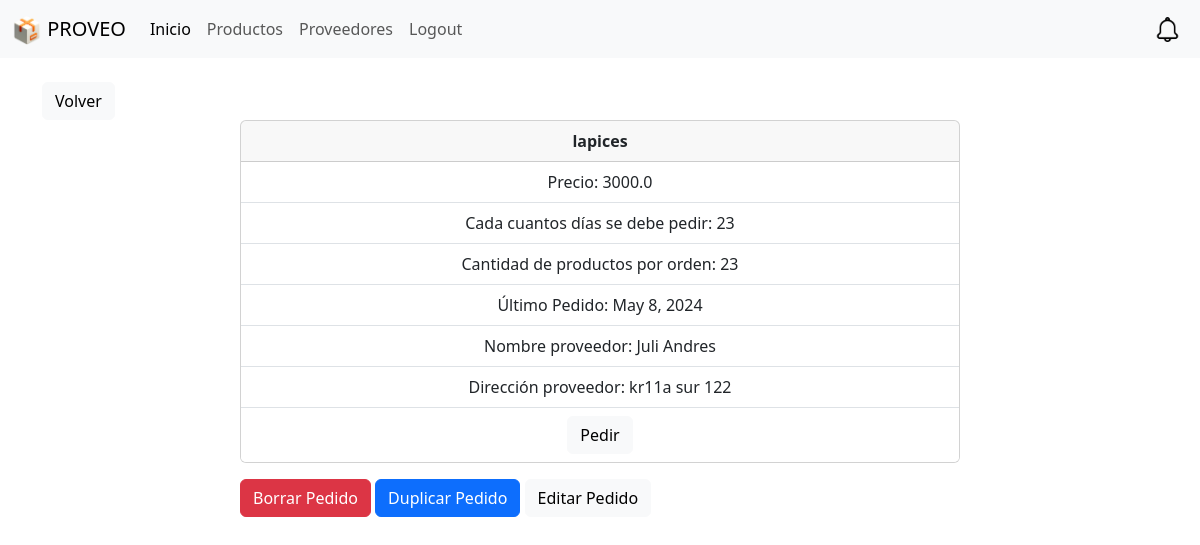
/producto/24 (signed in), run on an earlier commit of the app's database.
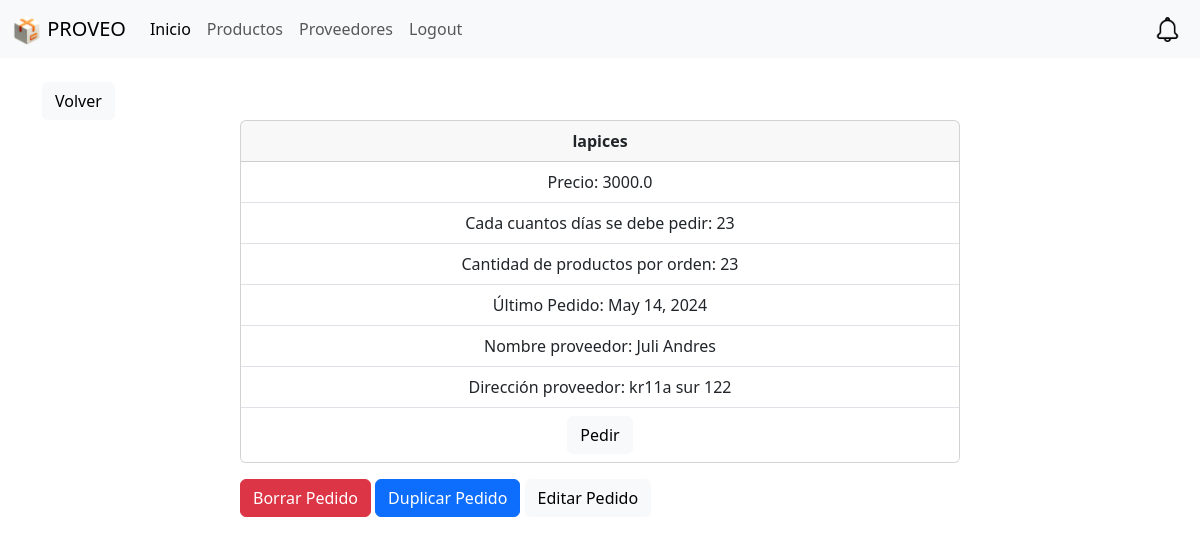
And on a later commit of the database.
### website/models.py (models this page shows, shortened)
class Producto(models.Model):
    nombre = models.CharField(max_length=50)
    precio = models.FloatField()
    descripcion = models.CharField(max_length=50)
    proveedor = models.ForeignKey(Proveedor, on_delete=models.CASCADE)
    cadaCuantosDias = models.IntegerField(default=0)
    cantidadPorOrden = models.IntegerField(default=0)
    fecha_registro = models.DateField(auto_now_add=True)
    userAsignado = models.ForeignKey(User, on_delete=models.CASCADE, default=1)
    ultimoPedido = models.DateField()

class Proveedor(models.Model):
    nombre = models.CharField(max_length=50)
    direccion = models.CharField(max_length=50)
    ciudad = models.CharField(max_length=50)
    telefono = models.CharField(max_length=50)
    email = models.CharField(max_length=50)
    userAsignado = models.ForeignKey(User, on_delete=models.CASCADE, default=1)

### website/views.py (the view)
# urls.py: path('producto/<int:pk>', views.producto, name='producto'),
def producto(request, pk):
    if request.user.is_authenticated:
        user = request.user
        producto = Producto.objects.get(id=pk)
        if user == producto.userAsignado:
            fechaPedido = producto.ultimoPedido
            fechaActual = datetime.datetime.now()
            if fechaPedido is not None:
                if isinstance(fechaPedido, datetime.date):
                    fechaPedido = datetime.datetime.combine(
                        fechaPedido, datetime.datetime.min.time())
                diferencia = fechaActual - fechaPedido
                if diferencia.days > producto.cadaCuantosDias:
                    messages.error(
                        request, 'Deberías pedir este producto nuevamente')
            return render(request, 'producto.html', {'producto': producto})
        else:
            messages.error(
                request, 'No tienes permiso para ver este producto')
            return redirect('home')
    else:
        messages.error(request, 'Necesitas iniciar sesión')
        return redirect('home')

### website/templates/producto.html (shortened to what this page needs)
{% extends "base.html" %} {% block content %}{% include "volverProd.html" %}
<div class="container">
  <div class="row">
    <div class="col-md-8 offset-md-2">
      <div class="card text-center">
        <div class="card-header"><b>{{producto.nombre}}</b></div>
        <ul class="list-group list-group-flush">
          <li class="list-group-item">Precio: {{producto.precio}}</li>
          <li class="list-group-item">
            Cada cuantos días se debe pedir: {{producto.cadaCuantosDias}}
          </li>
          <li class="list-group-item">
            Cantidad de productos por orden: {{producto.cantidadPorOrden}}
          </li>
          <li class="list-group-item">
            Último Pedido: {{producto.ultimoPedido}}
          </li>
          <li class="list-group-item">
            Nombre proveedor: {{producto.proveedor.nombre}}
          </li>
          <li class="list-group-item">
            Dirección proveedor: {{producto.proveedor.direccion}}
          </li>
          <li class="list-group-item">
            <a
              class="btn btn-light"
              href="{% url 'pedirProducto' producto.id  %}"
              >Pedir
            </a>
          </li>
        </ul>
      </div>
      <div class="mt-3">
        <form
          action="{% url 'borrarPedido' producto.id %}"
          method="post"
          style="display: inline-block"
        >
          <button type="submit" class="btn btn-danger">Borrar Pedido</button>
        </form>
        <form
          action="{% url 'duplicarPedido' producto.id %}"
          method="post"
          style="display: inline-block"
        >
          <button type="submit" class="btn btn-primary">Duplicar Pedido</button>
        </form>
        <a href="{% url 'editarPedido' producto.id %}" class="btn btn-light">
          Editar Pedido
        </a>
      </div>
    </div>
  </div>
</div>
{% endblock %}

What changed in the data, as far as the page shows it:
changed Producto "lapices": ultimoPedido "May 8, 2024" → "May 14, 2024"
